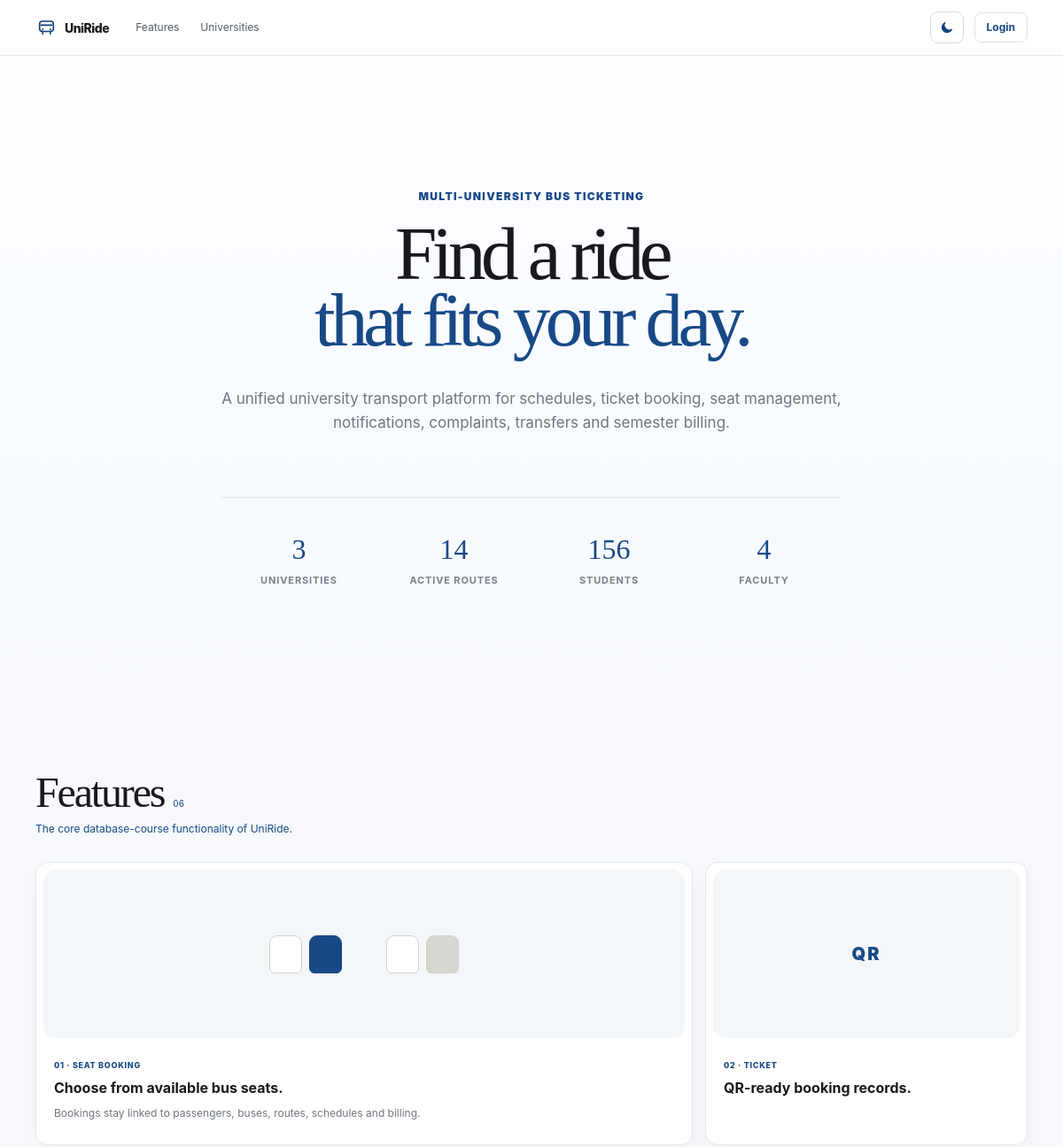
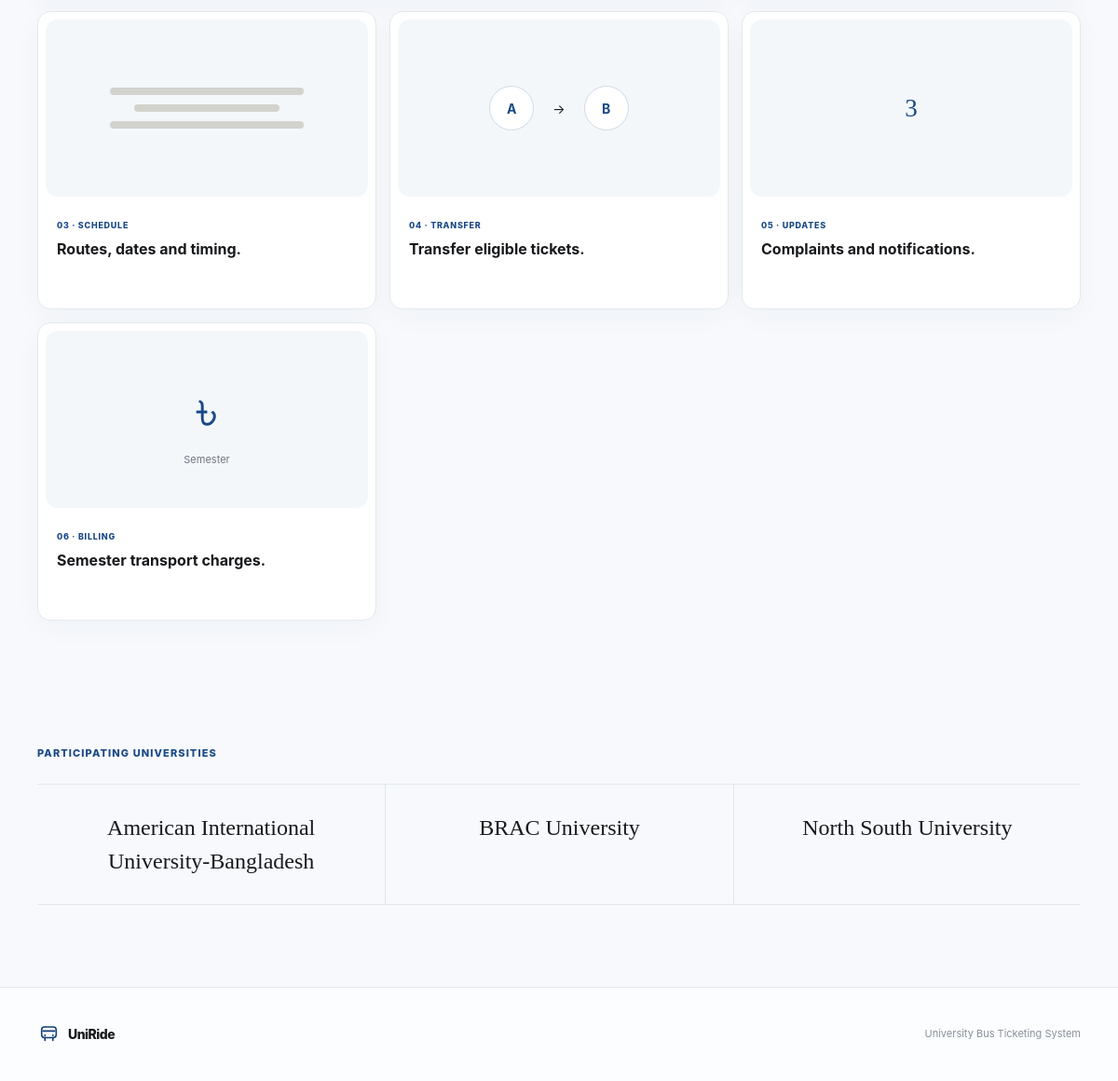
The page / on the database its author committed (2 pictures, top to bottom).
### tables this page shows
CREATE TABLE `universities` (
  `university_id` int(11) NOT NULL,
  `name` varchar(200) NOT NULL,
  `code` varchar(20) NOT NULL,
  `academic_domain` varchar(100) DEFAULT NULL,
  `address` text DEFAULT NULL,
  `contact_email` varchar(200) DEFAULT NULL,
  `logo_path` varchar(500) DEFAULT NULL,
  `status` enum('ACTIVE','INACTIVE') DEFAULT 'ACTIVE',
  `created_at` timestamp NOT NULL DEFAULT current_timestamp()
);

### index.php (the view, shortened to what this page needs)
<?php
$stats = [
    'universities' => 0,
    'routes' => 0,
    'students' => 0,
    'faculty' => 0,
];
$universities = [];
try {
    require_once __DIR__ . '/config/database.php';
    $stats['universities'] = (int)$pdo->query(
        "SELECT COUNT(*) FROM universities WHERE status='ACTIVE'"
    )->fetchColumn();
    $stats['routes'] = (int)$pdo->query(
        "SELECT COUNT(*) FROM routes WHERE status='ACTIVE'"
    )->fetchColumn();
    $stats['students'] = (int)$pdo->query(
        "SELECT COUNT(*) FROM passengers
         WHERE passenger_type='STUDENT' AND status='ACTIVE'"
    )->fetchColumn();
    $stats['faculty'] = (int)$pdo->query(
        "SELECT COUNT(*) FROM passengers
         WHERE passenger_type='FACULTY' AND status='ACTIVE'"
    )->fetchColumn();
    $universities = $pdo->query(
        "SELECT university_id, name, code
         FROM universities
         WHERE status='ACTIVE'
         ORDER BY name"
    )->fetchAll();
} catch (Throwable $e) {
    error_log('[UniRide index] ' . $e->getMessage());
    $dbError = 'Could not load database content.';
}
?>
<!doctype html>
<html lang="en">
<head>
    <link rel="stylesheet" href="css/style.css">
    <link rel="stylesheet" href="css/uniride-ui.css">
</head>
<body class="home-current-theme">
<header class="topbar">
    <div class="container nav">
        <a class="brand" href="index.php">
            <img src="img/logo.svg" alt="">
            <span>UniRide</span>
        </a>
        <nav class="main-nav" id="mainNav">
            <a href="#features">Features</a>
            <a href="#universities">Universities</a>
        </nav>
        <div class="nav-actions">
            <?php if (!empty($_SESSION['authenticated'])): ?>
                <a href="dashboard.php" class="link-btn">Dashboard</a>
                <a href="logout.php" class="button button-dark button-small">Sign out</a>
            <?php else: ?>
                <a href="signin.php" class="button button-light button-small">Login</a>
            <?php endif; ?>
        </div>
    </div>
</header>
<main>
    <section class="hero container">
        <p class="kicker">Multi-university bus ticketing</p>
        <h1>
            Find a ride<br>
            <em>that fits your day.</em>
        </h1>
        <p class="hero-text">
            A unified university transport platform for schedules, ticket booking,
            seat management, notifications, complaints, transfers and semester billing.
        </p>
        <div class="stats">
            <div>
                <strong><?= number_format($stats['universities']) ?></strong>
                <span>Universities</span>
            </div>
            <div>
                <strong><?= number_format($stats['routes']) ?></strong>
                <span>Active routes</span>
            </div>
            <div>
                <strong><?= number_format($stats['students']) ?></strong>
                <span>Students</span>
            </div>
            <div>
                <strong><?= number_format($stats['faculty']) ?></strong>
                <span>Faculty</span>
            </div>
        </div>
    </section>
    <section class="section container" id="features">
        <div class="section-head">
            <div>
                <div class="title-with-count">
                    <h2>Features</h2>
                    <span>06</span>
                </div>
                <p>The core database-course functionality of UniRide.</p>
            </div>
        </div>
        <div class="feature-grid">
            <article class="feature-card feature-wide">
                <div class="feature-art seats">
                    <i></i><i class="selected"></i><span></span><i></i><i class="booked"></i>
                </div>
                <div class="feature-copy">
                    <small>01 · Seat booking</small>
                    <h3>Choose from available bus seats.</h3>
                    <p>Bookings stay linked to passengers, buses, routes, schedules and billing.</p>
                </div>
            </article>
            <article class="feature-card">
                <div class="feature-art qr">QR</div>
                <div class="feature-copy">
                    <small>02 · Ticket</small>
                    <h3>QR-ready booking records.</h3>
                </div>
            </article>
            <article class="feature-card">
                <div class="feature-art lines"><i></i><i></i><i></i></div>
                <div class="feature-copy">
                    <small>03 · Schedule</small>
                    <h3>Routes, dates and timing.</h3>
                </div>
            </article>
            <article class="feature-card">
                <div class="feature-art transfer"><b>A</b><span>→</span><b>B</b></div>
                <div class="feature-copy">
                    <small>04 · Transfer</small>
                    <h3>Transfer eligible tickets.</h3>
                </div>
            </article>
            <article class="feature-card">
                <div class="feature-art notification">3</div>
                <div class="feature-copy">
                    <small>05 · Updates</small>
                    <h3>Complaints and notifications.</h3>
                </div>
            </article>
            <article class="feature-card">
                <div class="feature-art bill"><strong>৳</strong><span>Semester</span></div>
                <div class="feature-copy">
                    <small>06 · Billing</small>
                    <h3>Semester transport charges.</h3>
                </div>
            </article>
        </div>
    </section>
    <section class="section container universities" id="universities">
        <p class="kicker">Participating universities</p>
        <div class="university-row">
            <?php if ($universities): ?>
                <?php foreach ($universities as $university): ?>
                    <span>
                        <?= htmlspecialchars((string)$university['name'], ENT_QUOTES, 'UTF-8') ?>
                    </span>
                <?php endforeach; ?>
            <?php else: ?>
                <span>No active university is available yet.</span>
            <?php endif; ?>
        </div>
    </section>
</main>
<footer>
    <div class="container footer-row">
        <a class="brand" href="index.php">
            <img src="img/logo.svg" alt="">
            <span>UniRide</span>
        </a>
        <p>University Bus Ticketing System</p>
    </div>
</footer>
</body>
</html>

### css/uniride-ui.css (style rules this page uses)
:root { --ui-navy:#123f7c; --ui-navy-dark:#0b2f61; --ui-navy-soft:#eef4fb; --ui-navy-pale:#f8fbff; --ui-bg:#f7f9fc; --ui-surface:#fff; --ui-ink:#17191c; --ui-text:#46505a; --ui-muted:#707780; --ui-muted-2:#929ba5; --ui-line:#e1e7ee; --ui-line-strong:#d2dce7; --ui-success:#176536; --ui-success-bg:#eef8f1; --ui-warning:#8a5a00; --ui-warning-bg:#fff8e8; --ui-danger:#a5241a; --ui-danger-bg:#fff1ef; --ui-radius-sm:9px; --ui-radius:14px; --ui-radius-lg:18px; --ui-shadow:0 10px 30px rgba(11,47,97,.055); --ui-shadow-hover:0 16px 38px rgba(11,47,97,.10); --ui-sidebar:252px; --ui-topbar:64px; --ui-content:1440px; --ui-font:Inter,ui-sans-serif,-apple-system,BlinkMacSystemFont,"Segoe UI",sans-serif; --ui-display:Georgia,"Times New Roman",serif; }
html { color-scheme:light;scroll-behavior:smooth }
body { font-family:var(--ui-font);color:var(--ui-ink);-webkit-font-smoothing:antialiased }
button,a,input,select,textarea { outline-offset:3px }
:where(a,button,input,select,textarea,summary):focus-visible { outline:3px solid rgba(18,63,124,.38) }
body.home-current-theme, body.auth-page, body.schema-check-page, body.access-denied-page { --bg:var(--ui-bg); --card:var(--ui-surface); --soft:var(--ui-navy-soft); --soft-2:#e7edf5; --ink:var(--ui-ink); --muted:var(--ui-muted); --line:var(--ui-line); --line-dark:var(--ui-line-strong); --blue:var(--ui-navy); --radius:var(--ui-radius); --shadow:var(--ui-shadow); background:linear-gradient(180deg,#fff 0,#f8fbff 420px,var(--ui-bg) 780px); }
.home-current-theme .topbar { border-bottom:1px solid rgba(225,231,238,.9);background:rgba(255,255,255,.94) }
:where(.dashboard-kicker,.system-kicker,.kicker,.pp-kicker,.page-head .kicker,.sc-kicker) { margin:0 0 9px; color:var(--ui-navy); font-size:10px; font-weight:900; letter-spacing:.11em; text-transform:uppercase; }

### rows shown on the page
universities: name "American International University-Bangladesh"
universities: name "BRAC University"
universities: name "North South University"

### other values the page prints
$stats['universities'] "3"
$stats['routes'] "14"
$stats['students'] "156"
$stats['faculty'] "4"
